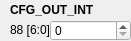
      <widget class="QWidget" name="widget_24" native="true">
       <property name="geometry">
        <rect>
         <x>400</x>
         <y>280</y>
         <width>131</width>
         <height>41</height>
        </rect>
       </property>
       <widget class="QLabel" name="label_517">
        <property name="geometry">
         <rect>
          <x>10</x>
          <y>0</y>
          <width>111</width>
          <height>20</height>
         </rect>
        </property>
        <property name="font">
         <font>
          <weight>75</weight>
          <bold>true</bold>
         </font>
        </property>
        <property name="text">
         <string>CFG_OUT_INT</string>
        </property>
       </widget>
       <widget class="QLabel" name="addr_CFG_OUT_INT">
        <property name="geometry">
         <rect>
          <x>10</x>
          <y>20</y>
          <width>101</width>
          <height>20</height>
         </rect>
        </property>
        <property name="text">
         <string>88 [6:0]</string>
        </property>
       </widget>
       <widget class="QSpinBox" name="spinBox_CFG_OUT_INT">
        <property name="geometry">
         <rect>
          <x>50</x>
          <y>20</y>
          <width>81</width>
          <height>21</height>
         </rect>
        </property>
        <property name="maximum">
         <number>127</number>
        </property>
        <property name="value">
         <number>0</number>
        </property>
        <property name="displayIntegerBase">
         <number>2</number>
        </property>
       </widget>
      </widget>
